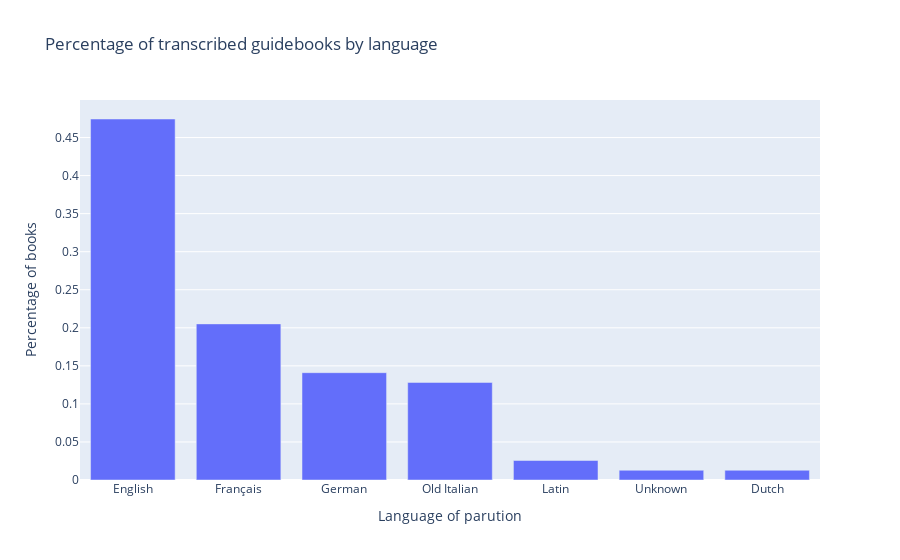

Here is the notebook cell this chart was saved with:
### Code cell
import plotly.express as px

fig=px.bar(x=['English', 'Français','German', 'Old Italian', 'Latin', 'Unknown', 'Dutch'],
           y=df.groupby('language')['book_id'].count().sort_values(ascending=False).div(df['book_id'].count()), orientation='v',
           labels={'y': 'Percentage of books', 'x':'Language of parution'},
           title='Percentage of transcribed guidebooks by language')
fig.show()

### Figure 1 — Plotly figure (JSON) as saved in the notebook; plotly's stock layout.template omitted (floating-point values rounded to 4 significant figures)
{"data": [{"alignmentgroup": "True", "hovertemplate": "Language of parution=%{x}<br>Percentage of books=%{y}<extra></extra>", "legendgroup": "", "marker": {"color": "#636efa", "pattern": {"shape": ""}}, "name": "", "offsetgroup": "", "orientation": "v", "showlegend": false, "textposition": "auto", "type": "bar", "x": ["English", "Français", "German", "Old Italian", "Latin", "Unknown", "Dutch"], "xaxis": "x", "y": [0.4744, 0.2051, 0.141, 0.1282, 0.02564, 0.01282, 0.01282], "yaxis": "y"}], "layout": {"barmode": "relative", "legend": {"tracegroupgap": 0}, "title": {"text": "Percentage of transcribed guidebooks by language"}, "xaxis": {"anchor": "y", "domain": [0, 1], "title": {"text": "Language of parution"}}, "yaxis": {"anchor": "x", "domain": [0, 1], "title": {"text": "Percentage of books"}}}}
